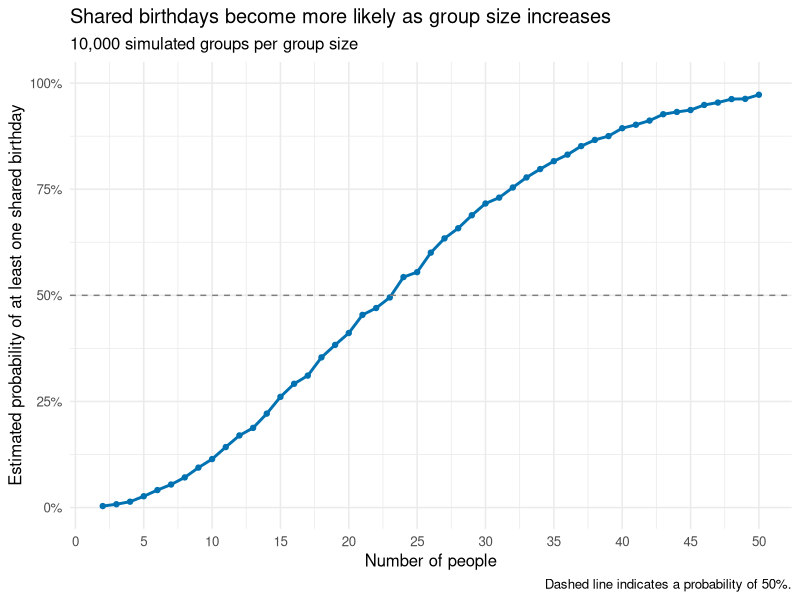

The R script that drew this image: (Note: this script raises an error after producing the figure.)
## ---- chunk 1
library(tidyverse)

knitr::opts_chunk$set(
  echo = TRUE,
  message = FALSE,
  warning = FALSE,
  fig.width = 8,
  fig.height = 5
)

theme_set(theme_minimal(base_size = 12))
## ---- chunk 2
shared_birthday = function(group_size) {

  birthdays = sample(
    x = 1:365,
    size = group_size,
    replace = TRUE
  )

  any(duplicated(birthdays))
}
## ---- chunk 3
set.seed(2153)

birthday_results_df =
  expand_grid(
    group_size = 2:50,
    iteration = 1:10000
  ) |>
  mutate(
    shared = map_lgl(group_size, shared_birthday)
  )

birthday_probability_df =
  birthday_results_df |>
  group_by(group_size) |>
  summarize(
    probability = mean(shared),
    .groups = "drop"
  )
## ---- chunk 4
birthday_probability_df |>
  ggplot(aes(x = group_size, y = probability)) +
  geom_line(color = "#0072B2", linewidth = 1) +
  geom_point(color = "#0072B2", size = 1.5) +
  geom_hline(
    yintercept = 0.5,
    linetype = "dashed",
    color = "gray50"
  ) +
  scale_x_continuous(breaks = seq(0, 50, 5)) +
  scale_y_continuous(
    labels = scales::label_percent(),
    limits = c(0, 1)
  ) +
  labs(
    title = "Shared birthdays become more likely as group size increases",
    subtitle = "10,000 simulated groups per group size",
    x = "Number of people",
    y = "Estimated probability of at least one shared birthday",
    caption = "Dashed line indicates a probability of 50%."
  )
## ---- chunk 5
participant_files_df =
  tibble(
    file_name = list.files(
      path = "data",
      pattern = "^(con|exp)_[0-9]+\\.csv$"
    )
  ) |>
  mutate(
    path = str_c("data/", file_name),
    observations = map(path, read_csv, show_col_types = FALSE)
  )

participant_files_df
## ---- chunk 6
longitudinal_df =
  participant_files_df |>
  select(file_name, observations) |>
  mutate(
    participant = str_remove(file_name, "\\.csv$")
  ) |>
  separate(
    participant,
    into = c("arm", "subject_id"),
    sep = "_",
    remove = FALSE
  ) |>
  mutate(
    arm = recode(
      arm,
      con = "Control",
      exp = "Experimental"
    )
  ) |>
  unnest(cols = observations) |>
  pivot_longer(
    cols = starts_with("week_"),
    names_to = "week",
    names_prefix = "week_",
    values_to = "outcome"
  ) |>
  mutate(week = as.integer(week)) |>
  select(participant, subject_id, arm, week, outcome)

longitudinal_df
## ---- chunk 7
longitudinal_df |>
  ggplot(
    aes(
      x = week,
      y = outcome,
      group = participant,
      color = arm
    )
  ) +
  geom_line(alpha = 0.7, linewidth = 0.7) +
  geom_point(size = 1.5, alpha = 0.8) +
  facet_grid(. ~ arm) +
  scale_x_continuous(breaks = 1:8) +
  scale_color_manual(
    values = c(
      "Control" = "#0072B2",
      "Experimental" = "#D55E00"
    )
  ) +
  labs(
    title = "Participant outcomes over eight weeks",
    subtitle = "Each line represents one participant",
    x = "Week",
    y = "Outcome"
  ) +
  theme(legend.position = "none")
## ---- chunk 8
simulate_t_test = function(mu, n = 30, sigma = 5) {

  sample_values = rnorm(
    n = n,
    mean = mu,
    sd = sigma
  )

  t.test(
    sample_values,
    mu = 0,
    alternative = "two.sided"
  ) |>
    broom::tidy() |>
    select(
      mu_hat = estimate,
      p_value = p.value
    )
}
## ---- chunk 9
set.seed(2153)

t_test_results_df =
  expand_grid(
    true_mu = 0:6,
    iteration = 1:5000
  ) |>
  mutate(
    results = map(true_mu, simulate_t_test)
  ) |>
  unnest(cols = results) |>
  mutate(rejected = p_value < 0.05)

t_test_summary_df =
  t_test_results_df |>
  group_by(true_mu) |>
  summarize(
    n_simulations = n(),
    rejection_rate = mean(rejected),
    mean_estimate = mean(mu_hat),
    mean_estimate_rejected = mean(mu_hat[rejected]),
    .groups = "drop"
  )
## ---- chunk 10
t_test_summary_df |>
  ggplot(aes(x = true_mu, y = rejection_rate)) +
  geom_line(color = "#0072B2", linewidth = 1) +
  geom_point(color = "#0072B2", size = 2) +
  geom_hline(
    yintercept = 0.05,
    linetype = "dashed",
    color = "gray50"
  ) +
  scale_x_continuous(breaks = 0:6) +
  scale_y_continuous(
    labels = scales::label_percent(),
    limits = c(0, 1)
  ) +
  labs(
    title = "Larger effects are more likely to be detected",
    subtitle = "5,000 simulations per true mean; n = 30 and SD = 5",
    x = "True mean",
    y = "Proportion of tests rejecting the null",
    caption = "At a true mean of zero, rejection represents Type I error."
  )
## ---- chunk 11
t_test_summary_df |>
  select(true_mu, mean_estimate, mean_estimate_rejected) |>
  pivot_longer(
    cols = c(mean_estimate, mean_estimate_rejected),
    names_to = "sample_group",
    values_to = "average_estimate"
  ) |>
  mutate(
    sample_group = recode(
      sample_group,
      mean_estimate = "All samples",
      mean_estimate_rejected = "Rejected tests only"
    )
  ) |>
  ggplot(
    aes(
      x = true_mu,
      y = average_estimate,
      color = sample_group
    )
  ) +
  geom_abline(
    intercept = 0,
    slope = 1,
    linetype = "dashed",
    color = "gray50"
  ) +
  geom_line(linewidth = 1) +
  geom_point(size = 2) +
  scale_color_manual(
    values = c(
      "All samples" = "#0072B2",
      "Rejected tests only" = "#D55E00"
    )
  ) +
  scale_x_continuous(breaks = 0:6) +
  labs(
    title = "Selecting rejected tests can overestimate small effects",
    x = "True mean",
    y = "Average estimated mean",
    color = NULL,
    caption = "Dashed line indicates an average estimate equal to the true mean."
  ) +
  theme(legend.position = "bottom")
